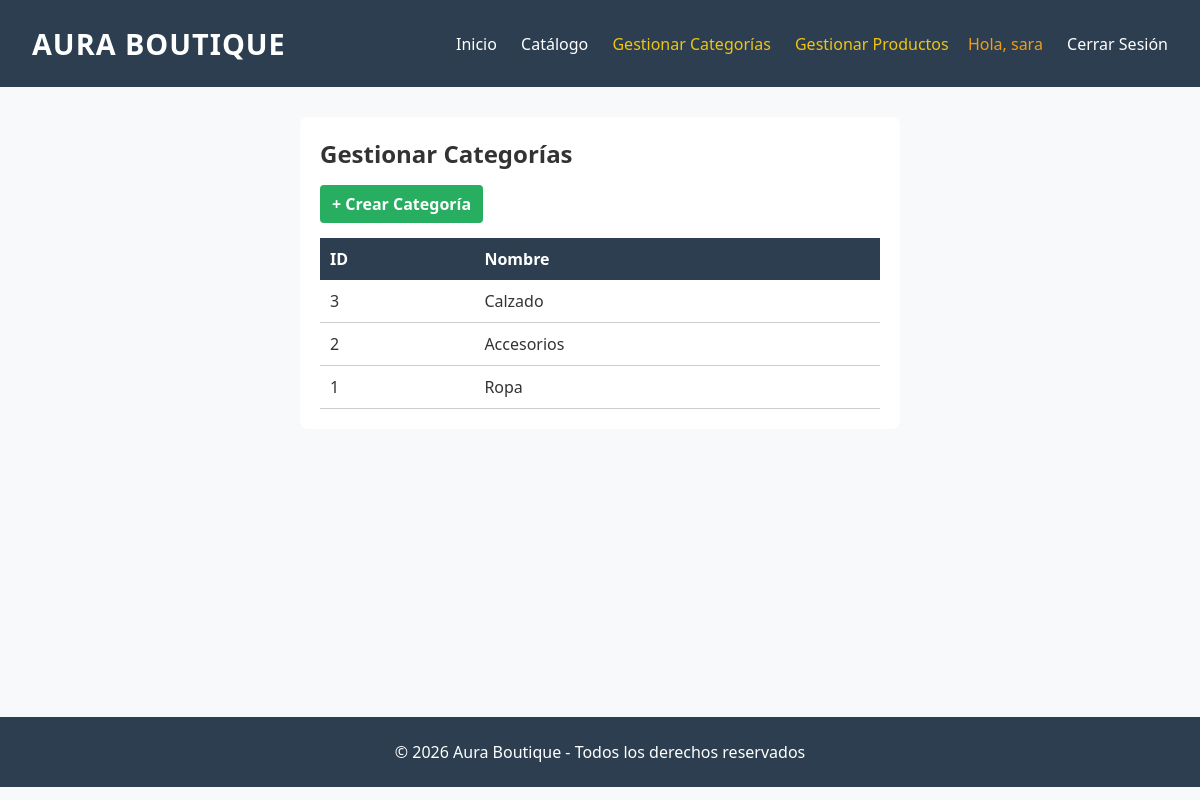
Page /categoria/index (signed in) on the committed database.
### tables this page shows
CREATE TABLE `categorias` (
  `id_categoria` int(10) UNSIGNED NOT NULL,
  `nombre` varchar(100) NOT NULL,
  `descripcion` varchar(255) DEFAULT NULL,
  `estado` enum('activo','inactivo') NOT NULL DEFAULT 'activo',
  `fecha_creacion` timestamp NOT NULL DEFAULT current_timestamp()
);

### config/db.php (called while the page is built)
<?php
class Database {
    public static function connect() {
        $db = new mysqli('localhost', 'root', '', 'aura_boutique');
        $db->query("SET NAMES 'utf8'");
        return $db;
    }
}

### models/categoria.php (called while the page is built, shortened)
<?php
require_once 'config/db.php';
class Categoria {
    private $db;
    public function __construct() {
        $this->db = Database::connect();
    }
  public function getAll() {
        $categorias = $this->db->query("SELECT * FROM categorias ORDER BY id_categoria DESC;");
        return $categorias;
    }
}

### views/categoria/index.php (the view)
<div style="max-width: 600px; margin: 0 auto; background: white; padding: 20px; border-radius: 8px;">
    <h2 style="margin-bottom: 15px;">Gestionar Categorías</h2>
    <a href="<?=base_url?>categoria/crear" style="display: inline-block; background: #27ae60; color: white; padding: 8px 12px; text-decoration: none; border-radius: 4px; margin-bottom: 15px; font-weight: bold;">+ Crear Categoría</a>
    <table style="width: 100%; border-collapse: collapse;">
        <thead>
            <tr style="background: #2c3e50; color: white;">
                <th style="padding: 10px; text-align: left;">ID</th>
                <th style="padding: 10px; text-align: left;">Nombre</th>
            </tr>
        </thead>
        <tbody>
            <?php while($cat = $categorias->fetch_object()): ?>
                <tr style="border-bottom: 1px solid #ccc;">
                    <td style="padding: 10px;"><?= $cat->id_categoria ?></td>
                    <td style="padding: 10px;"><?= $cat->nombre ?></td>
                </tr>
            <?php endwhile; ?>
        </tbody>
    </table>
</div>

### views/layout/header.php (style rules this page uses)
* { box-sizing: border-box; margin: 0; padding: 0; font-family: 'Segoe UI', Tahoma, Geneva, Verdana, sans-serif; }
body { background-color: #f8f9fa; color: #333; }

### rows in the picture
categorias: id_categoria "3", nombre "Calzado"
categorias: id_categoria "2", nombre "Accesorios"
categorias: id_categoria "1", nombre "Ropa"

### other values in the picture
$_SESSION['identity']->nombres "sara"
